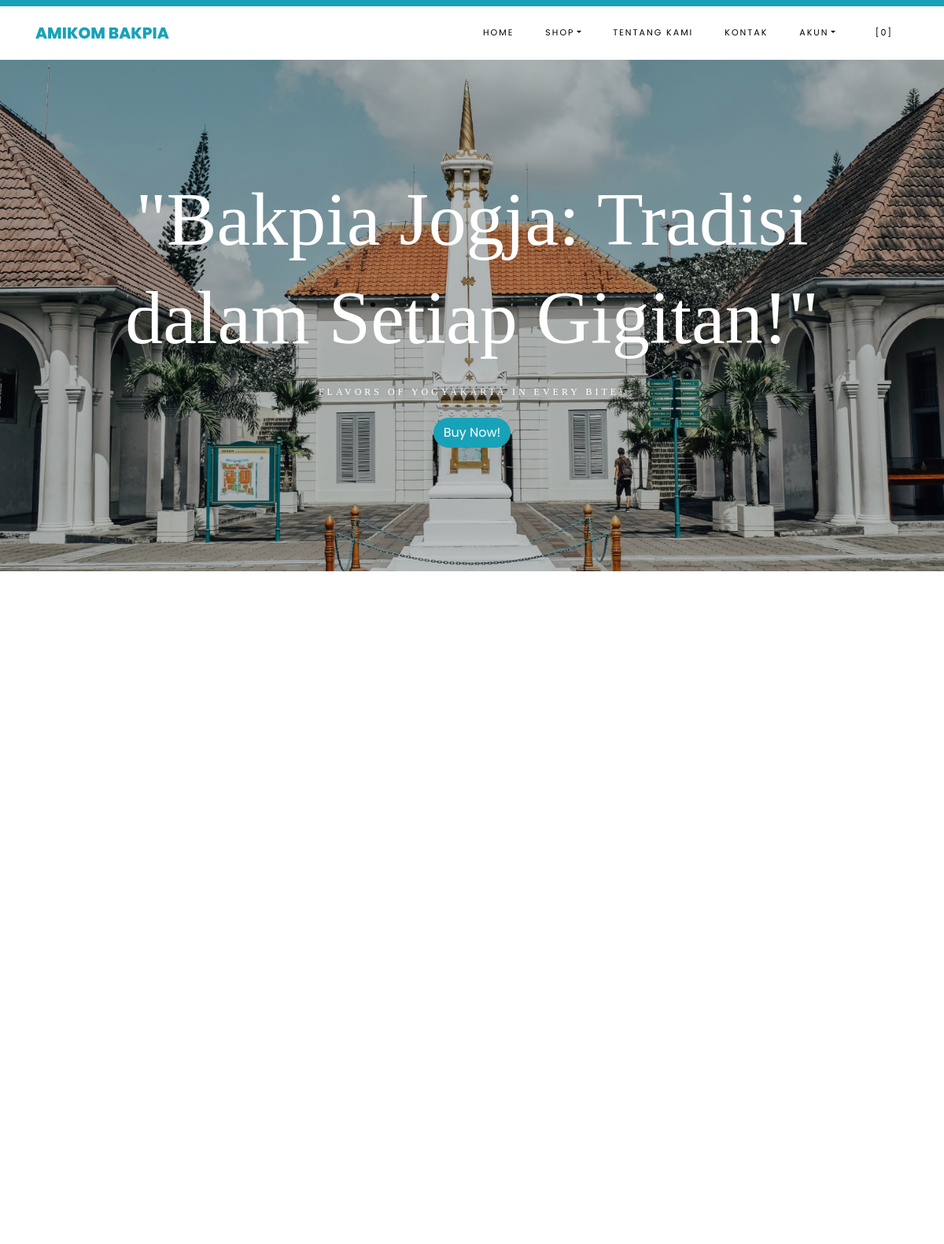
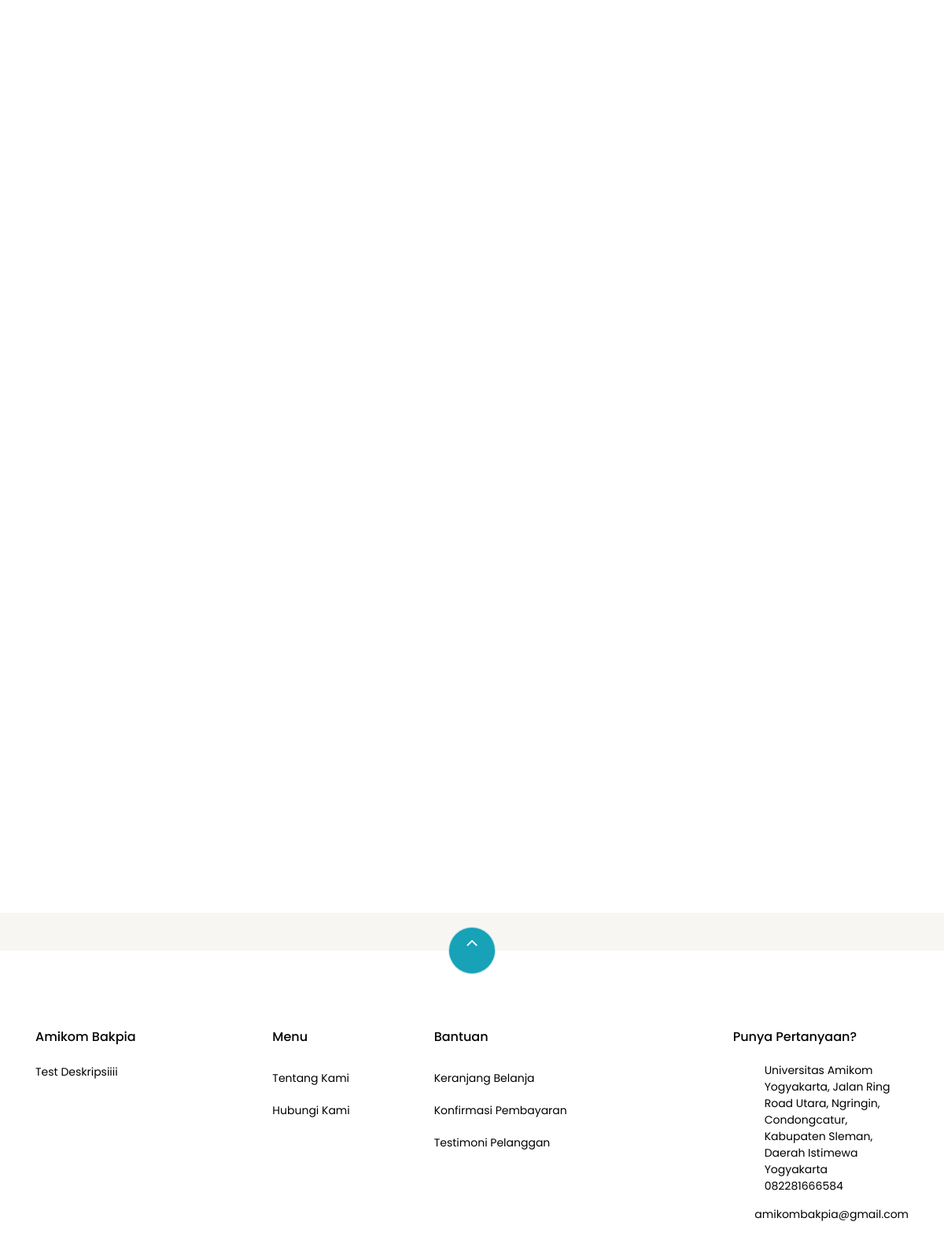
The page / on the database its author committed (2 pictures, top to bottom).
### tables this page shows
CREATE TABLE `settings` (
  `id` int NOT NULL,
  `key` varchar(32) NOT NULL,
  `content` text NOT NULL
);

### application/helpers/themes_helper.php (called while the page is built, shortened)
<?php
if ( ! function_exists('get_theme_name'))
{
    function get_theme_name() {
        $current_theme = get_settings('current_theme_name');
        return ($current_theme) ? $current_theme : false;
    }
}
if ( ! function_exists('get_template_part'))
{
    function get_template_part($file_name = null, $params = array()) {
        if ($file_name !== '') {
            $current_theme = get_theme_name();
            if ( file_exists($file_location = VIEWPATH .'themes/'. $current_theme .'/'. $file_name .'.php')) {
                $CI =& get_instance();
                $CI->load->view('themes/'. $current_theme .'/'. $file_name, $params);
            }
            else {
                echo '<div>Kesalahan: berkas tema <b>'. $file_name .'.php</b> tidak ditemukan.<br>Lokasi berkas: <b>'. $file_location .'</b></div>';
            }
        }
    }
}
if ( ! function_exists('get_header'))
{
    function get_header($params = null, $section = '', $current_section = '') {
        $load_params = array();
        if ( is_null($params)) {
            $load_params['title'] = get_settings('site_name');
        }
        else if ( is_string($params)) {
            $load_params['title'] = $params;
        }
        else if ( is_array($params)) {
            $load_params = $params;
        }
        else {
            $load_params['title'] = get_settings('site_name');
        }
        $load_params['sidebar_section'] = $section;
        $load_params['current_section'] = $current_section;
        get_template_part('header', $load_params);
    }
}
if ( ! function_exists('get_footer'))
{
    function get_footer($params = array()) {
        get_template_part('footer', $params);
    }
}
if ( ! function_exists('get_theme_uri'))
{
    function get_theme_uri($file_name = null, $theme_name = NULL)
    {
        $theme_name = ($theme_name == NULL) ? get_theme_name() : $theme_name;
        return is_null($file_name) ? base_url('assets/themes/'. $theme_name .'/') : base_url('assets/themes/'. $theme_name .'/'. $file_name) ;
    }
}

### application/controllers/Home.php (called while the page is built, shortened)
<?php
class Home extends CI_Controller {
    public function index() {
        $params['title'] = 'Selamat Datang di Amikom Bakpia';
        $products['products'] = $this->product->get_all_products();
        $products['best_deal'] = $this->product->best_deal_product();
        $products['reviews'] = $this->review->get_all_reviews();
        get_header($params);
        get_template_part('home', $products);
        get_footer();
    }
}

### index.php (called while the page is built, shortened)
<?php
require_once BASEPATH . 'core/CodeIgniter.php';

### application/helpers/global_helper.php (called while the page is built, shortened)
<?php
if (!function_exists('get_settings')) {
    function get_settings($key = '')
    {
        $CI = &get_instance();
        $row = $CI->db
            ->select('content')
            ->where('key', $key)
            ->get('settings')
            ->row();
        return $row->content;
    }
}
if (!function_exists('get_store_name')) {
    function get_store_name()
    {
        return get_settings('store_name');
    }
}

### application/helpers/session_helper.php (called while the page is built, shortened)
<?php
if (!function_exists('init')) {
    function init()
    {
        $CI = &get_instance();
        return $CI;
    }
}
if (!function_exists('session_data')) {
    function session_data()
    {
        $CI = init();
        $read_session_in_cookie = get_cookie('__ACTIVE_SESSION_DATA');
        $read_session_in_session = $CI->session->userdata('__ACTIVE_SESSION_DATA');
        if ($read_session_in_cookie) {
            $read_data = $CI->encryption->decrypt($read_session_in_cookie);
            $read_data = json_decode($read_data);
            return $read_data;
        } else if ($read_session_in_session) {
            $read_data = $CI->encryption->decrypt($read_session_in_session);
            $read_data = json_decode($read_data);
            return $read_data;
        } else {
            $default_session = new stdClass();
            $default_session->is_login = FALSE;
            $default_session->user_id = 0;
            $default_session->login_at = 0;
            $default_session->remember_me = FALSE;
            return $default_session;
        }
    }
}

### application/views/themes/vegefoods/home.php (the view, shortened to what this page needs)
<section id="home-section" class="hero">
    <div class="home-slider owl-carousel">
    <div class="slider-item" style="background-image: url(<?php echo get_theme_uri('images/bg_1.jpg'); ?>);">
        <div class="overlay"></div>
      <div class="container">
        <div class="row slider-text justify-content-center align-items-center" data-scrollax-parent="true">
          <div class="col-md-12 ftco-animate text-center">
            <h1 class="mb-3" style="font-family:serif;">"Bakpia Jogja: Tradisi dalam Setiap Gigitan!"</h1>
            <h2 class="subheading mb-4"style="font-family:serif;">Flavors of Yogyakarta in Every Bite!</h2>
            <p><a href="#products" class="btn btn-primary">Buy Now!</a></p>
          </div>
        </div>
      </div>
    </div>
  </div>
</section>
  <section class="ftco-section">
  <div class="container">
          <div class="row justify-content-center mb-3 pb-3">
  </div>
  </div>
  <div class="container">
      <div class="row">
      </div>
  </div>
</section>
<section class="ftco-section testimony-section">
    <div class="container">
      <div class="row justify-content-center mb-5 pb-3">
      </div>
    </div>
  </section>

### application/views/themes/vegefoods/header.php (shortened to what this page needs)
?><!DOCTYPE html>
<html lang="en">
  <head>
    <link rel="stylesheet" href="<?php echo get_theme_uri('css/open-iconic-bootstrap.min.css'); ?>">
    <link rel="stylesheet" href="<?php echo get_theme_uri('css/animate.css'); ?>">
    <link rel="stylesheet" href="<?php echo get_theme_uri('css/owl.carousel.min.css'); ?>">
    <link rel="stylesheet" href="<?php echo get_theme_uri('css/owl.theme.default.min.css'); ?>">
    <link rel="stylesheet" href="<?php echo get_theme_uri('css/magnific-popup.css'); ?>">
    <link rel="stylesheet" href="<?php echo get_theme_uri('css/aos.css'); ?>">
	<link rel="stylesheet" href="<?php echo get_theme_uri('css/ionicons.min.css'); ?>">
	<link rel="stylesheet" href="<?php echo get_theme_uri('js/plugins/@fortawesome/fontawesome-free/css/all.min.css', 'argon'); ?>">
    <link rel="stylesheet" href="<?php echo get_theme_uri('css/bootstrap-datepicker.css'); ?>">
    <link rel="stylesheet" href="<?php echo get_theme_uri('css/jquery.timepicker.css'); ?>">
    <link rel="stylesheet" href="<?php echo get_theme_uri('css/flaticon.css'); ?>">
    <link rel="stylesheet" href="<?php echo get_theme_uri('css/icomoon.css'); ?>">
	<link rel="stylesheet" href="<?php echo get_theme_uri('css/style.css'); ?>">
	<link rel="stylesheet" href="<?php echo base_url('assets/plugins/toastr/toastr.min.css'); ?>">
  </head>
  <body class="goto-here">
		<div class="py-1 bg-info">
    </div>
    <nav class="navbar navbar-expand-lg navbar-dark ftco_navbar bg-dark ftco-navbar-light" id="ftco-navbar">
	    <div class="container">
	      <a class="navbar-brand" href="<?php echo base_url(); ?>"><?php echo get_store_name(); ?></a>
	      <div class="collapse navbar-collapse" id="ftco-nav">
	        <ul class="navbar-nav ml-auto">
	          <li class="nav-item active"><a href="<?php echo base_url(); ?>" class="nav-link">Home</a></li>
	          <li class="nav-item dropdown">
              <a class="nav-link dropdown-toggle" href="#" id="dropdown04" data-toggle="dropdown" aria-haspopup="true" aria-expanded="false">Shop</a>
            </li>
	          <li class="nav-item"><a href="<?php echo site_url('pages/about'); ?>" class="nav-link">Tentang Kami</a></li>
              <li class="nav-item"><a href="<?php echo site_url('pages/contact'); ?>" class="nav-link">Kontak</a></li>
              <li class="nav-item dropdown">
              <a class="nav-link dropdown-toggle" href="#" id="dropdown05" data-toggle="dropdown" aria-haspopup="true" aria-expanded="false">Akun</a>
            </li>
	          <li class="nav-item cta cta-colored"><a href="<?php echo site_url('shop/cart'); ?>" class="nav-link"><span class="icon-shopping_cart"></span>[<span class="cart-item-total">0</span>]</a></li>
	        </ul>
	      </div>
	    </div>
	  </nav>

### application/views/themes/vegefoods/footer.php (shortened to what this page needs)
<section class="ftco-section ftco-no-pt ftco-no-pb py-5 bg-light">
    <div class="container py-4">
    </div>
  </section>
  <footer class="ftco-footer ftco-section">
    <div class="container">
        <div class="row">
            <div class="mouse">
                      <a href="#" class="mouse-icon">
                          <div class="mouse-wheel"><span class="ion-ios-arrow-up"></span></div>
                      </a>
                  </div>
        </div>
      <div class="row mb-5">
        <div class="col-md">
          <div class="ftco-footer-widget mb-4">
            <h2 class="ftco-heading-2"><?php echo get_store_name(); ?></h2>
            <p><?php echo get_settings('store_description'); ?></p>
            <ul class="ftco-footer-social list-unstyled float-md-left float-lft mt-5">
            </ul>
          </div>
        </div>
        <div class="col-md">
          <div class="ftco-footer-widget mb-4 ml-md-5">
            <h2 class="ftco-heading-2">Menu</h2>
            <ul class="list-unstyled">
              <li><a href="<?php echo site_url('pages/about'); ?>" class="py-2 d-block">Tentang Kami</a></li>
              <li><a href="<?php echo site_url('pages/contact'); ?>" class="py-2 d-block">Hubungi Kami</a></li>
            </ul>
          </div>
        </div>
        <div class="col-md-4">
           <div class="ftco-footer-widget mb-4">
            <h2 class="ftco-heading-2">Bantuan</h2>
            <div class="d-flex">
                <ul class="list-unstyled mr-l-5 pr-l-3 mr-4">
                  <li><a href="<?php echo site_url('shop/cart'); ?>" class="py-2 d-block">Keranjang Belanja</a></li>
                  <li><a href="<?php echo site_url('customer/payments/confirm'); ?>" class="py-2 d-block">Konfirmasi Pembayaran</a></li>
                  <li><a href="<?php echo site_url('shop/testimonial'); ?>" class="py-2 d-block">Testimoni Pelanggan</a></li>
                </ul>
              </div>
          </div>
        </div>
        <div class="col-md">
          <div class="ftco-footer-widget mb-4">
              <h2 class="ftco-heading-2">Punya Pertanyaan?</h2>
              <div class="block-23 mb-3">
                <ul>
                  <li><span class="icon icon-map-marker"></span><span class="text"><?php echo get_settings('store_address'); ?></span></li>
                  <li><a href="#"><span class="icon icon-phone"></span><span class="text"><?php echo get_settings('store_phone_number'); ?></span></a></li>
                  <li><a href="#"><span class="icon icon-envelope"></span><span class="text"><?php echo get_settings('store_email'); ?></span></a></li>
                </ul>
              </div>
          </div>
        </div>
      </div>
    </div>
  </footer>
</body>
</html>

### assets/themes/vegefoods/css/icomoon.css (style rules this page uses)
[class^="icon-"], [class*=" icon-"] { font-family: 'icomoon' !important; speak: none; font-style: normal; font-weight: normal; font-variant: normal; text-transform: none; line-height: 1; -webkit-font-smoothing: antialiased; -moz-osx-font-smoothing: grayscale; }
.icon-map-marker:before { content: "\f041"; }
.icon-phone:before { content: "\f095"; }
.icon-envelope:before { content: "\f0e0"; }
.icon-shopping_cart:before { content: "\e8cc"; }

### rows shown on the page
settings: content "AMIKOM BAKPIA", content "Amikom Bakpia"
settings: content (picture)
settings: content "Test Deskripsiiii"
settings: content "Universitas Amikom Yogyakarta, Jalan Ring Road Utara, Ngringin, Condongcatur, Kabupaten Sleman, Daerah Istimewa Yogyakarta"
settings: content "082281666584"
settings: content "amikombakpia@gmail.com"
